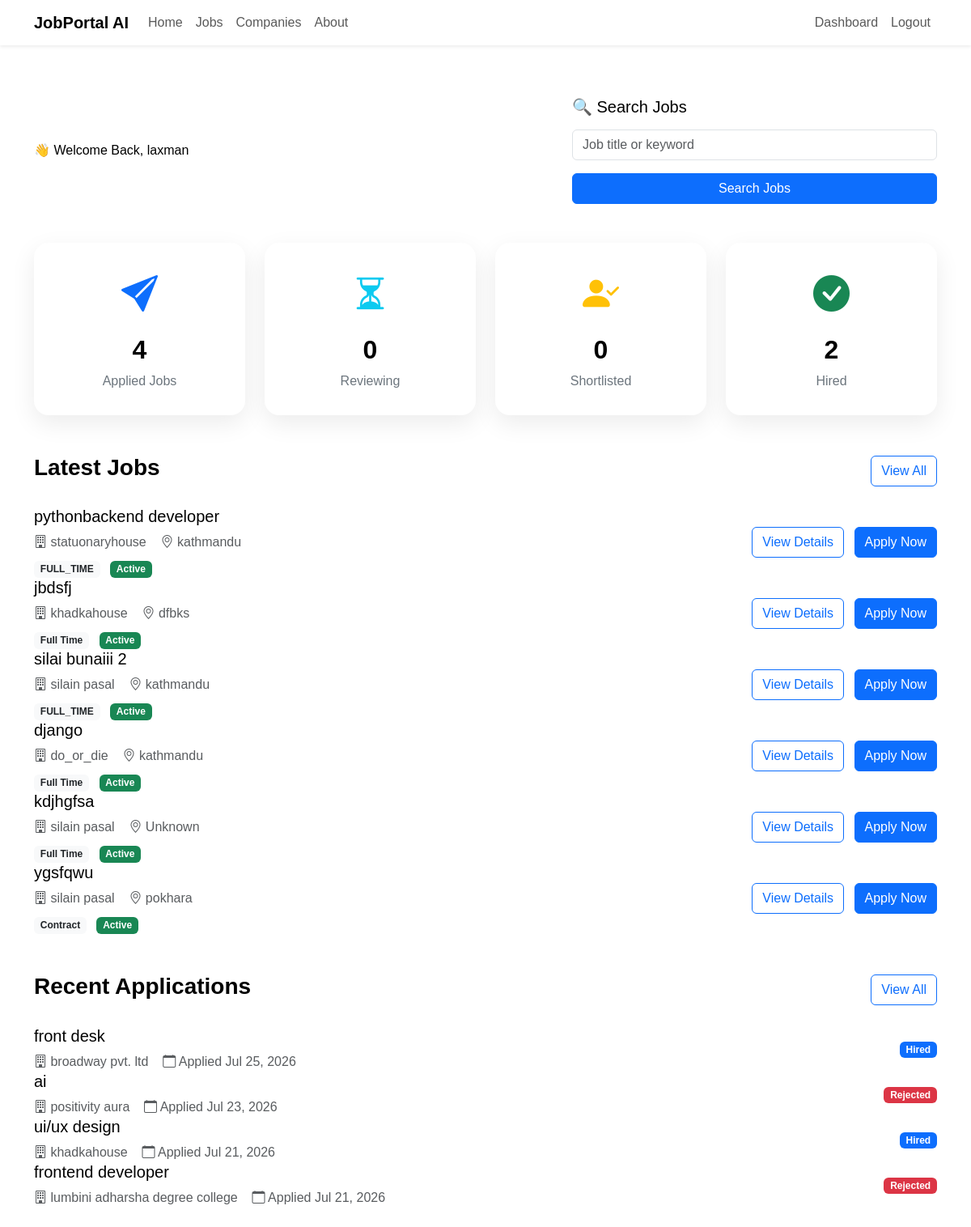
The app's page /applications/dashboard/ (signed in), older data.
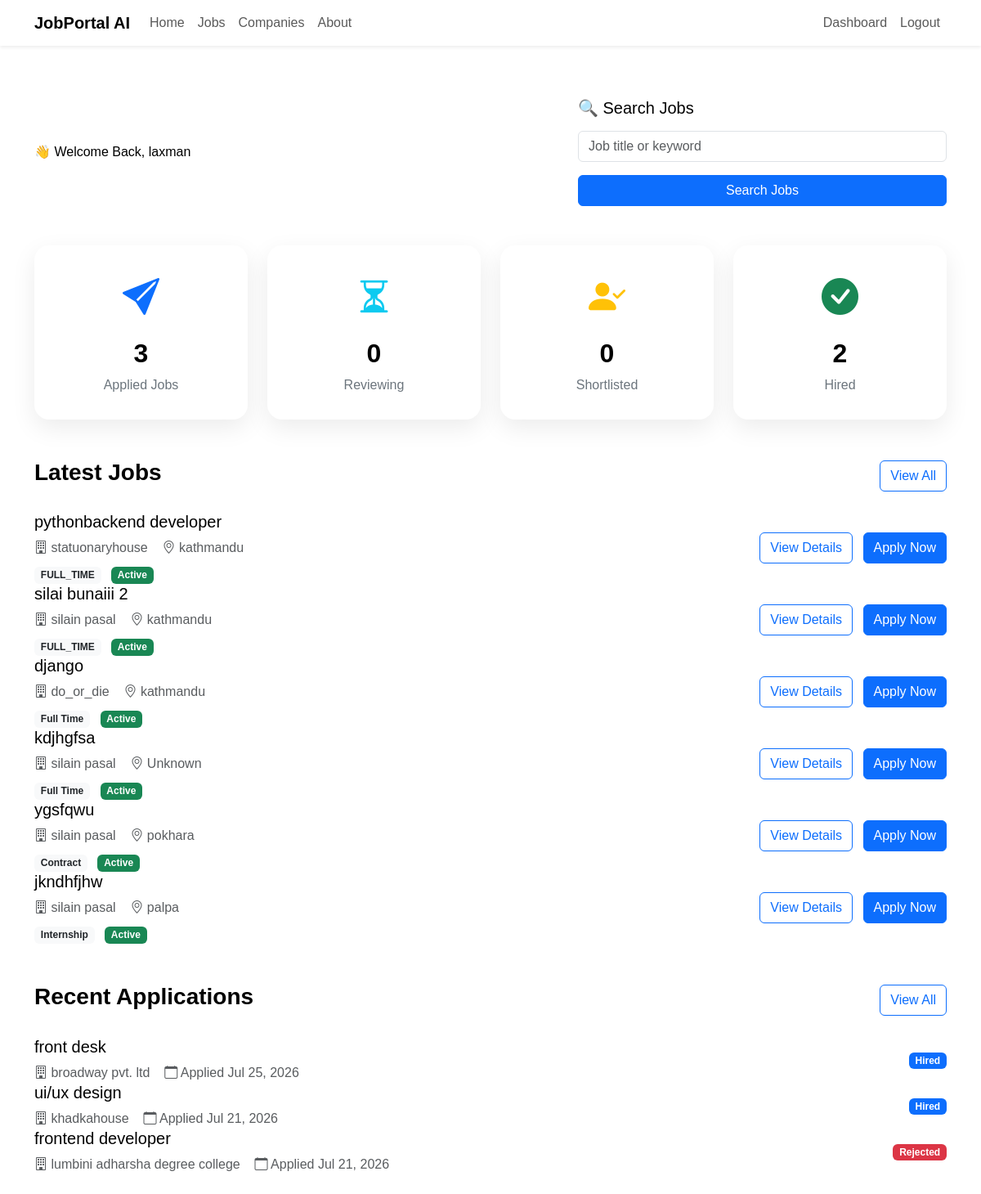
The same page, newer data.
### jobs/models.py (models this page shows, shortened)
class Job(models.Model):
    class EmploymentType(models.TextChoices):
        FULL_TIME = "Full Time"
        PART_TIME = "Part Time"
        INTERNSHIP = "Internship"
        CONTRACT = "Contract"
    class ExperienceLevel(models.TextChoices):
        ENTRY =  "Entry Level"
        MID =  "Mid Level"
        SENIOR = "Senior Level"
    company = models.ForeignKey(Company,on_delete=models.CASCADE,related_name="jobs")
    title = models.CharField(max_length=200)
    slug = models.SlugField(unique=True,blank=True)
    description = models.TextField()
    location = models.CharField(max_length=150)
    employment_type = models.CharField(max_length=20,choices=EmploymentType.choices)
    experience_level = models.CharField( max_length=20, choices=ExperienceLevel.choices )
    salary_min = models.PositiveIntegerField()
    salary_max = models.PositiveIntegerField()
    vacancies = models.PositiveIntegerField(default=1)
    deadline = models.DateField()
    is_active = models.BooleanField(default=True)
    created_at = models.DateTimeField(auto_now_add=True)
    updated_at = models.DateTimeField(auto_now=True)

### companies/models.py (models this page shows, shortened)
class Company(models.Model):
    owner = models.OneToOneField(settings.AUTH_USER_MODEL,on_delete=models.CASCADE,related_name="company")
    company_name = models.CharField(max_length=200)
    slug = models.SlugField(unique=True, blank=True)
    logo = models.ImageField( upload_to="company_logos/", blank=True, null=True)
    description = models.TextField()
    website = models.URLField(blank=True)
    email = models.EmailField()
    phone = models.CharField(max_length=20)
    address = models.TextField()
    location = models.CharField(max_length=255)
    city = models.CharField(max_length=100)
    country = models.CharField(max_length=100)
    established_date = models.DateField()
    employee_count = models.PositiveIntegerField()
    created_at = models.DateTimeField(auto_now_add=True)
    updated_at = models.DateTimeField(auto_now=True)

### applications/models.py (models this page shows, shortened)
class Application(models.Model):
    applicant = models.ForeignKey( settings.AUTH_USER_MODEL, on_delete=models.CASCADE, related_name="applications" )
    job = models.ForeignKey( Job, on_delete=models.CASCADE,related_name="applications")
    resume = models.FileField( upload_to="resumes/")
    cover_letter = models.TextField( blank=True)
    status = models.CharField( max_length=20,choices=Applicationstatus.choices,default=Applicationstatus.PENDING )
    applied_at = models.DateTimeField(auto_now_add=True)
    first_name = models.CharField(max_length=100, default="")
    last_name = models.CharField(max_length=100, default="")
    location = models.CharField(max_length=100, default="")
    class Meta:
        ordering = ["-applied_at"]
        unique_together = ("applicant", "job")

### applications/views.py (the view)
# urls.py: path("dashboard/",views.applicant_dashboard,name="applicant-dashboard" ),
@login_required
def applicant_dashboard(request):
    if request.user.role != "APPLICANT":
        return redirect("dashboard")
    applied_jobs = Application.objects.filter(applicant=request.user).count()
    interview_jobs = Application.objects.filter(applicant=request.user,status=Applicationstatus.SHORTLISTED).count()
    accepted_jobs = Application.objects.filter(applicant=request.user,status=Applicationstatus.HIRED ).count()
    recent_applications = Application.objects.filter(applicant=request.user )[:5]
    recommended_jobs = Job.objects.filter(is_active=True).exclude( applications__applicant=request.user )[:6]
    reviewing_jobs = Application.objects.filter(applicant=request.user,status=Applicationstatus.REVIEWING).count()
    context = {
    "applied_jobs": applied_jobs,
    "reviewing_jobs": reviewing_jobs,
    "interview_jobs": interview_jobs,
    "accepted_jobs": accepted_jobs,
    "recommended_jobs": recommended_jobs,
    "recent_applications": recent_applications,
}
    return render(request,"applications/applicant_dashboard.html",context )

### templates/applications/applicant_dashboard.html (shortened to what the changed rows need)
{% extends "dashboard_base.html" %}
{% load static %}
{% block content %}
<div class="container py-4">
    <section class="mb-5">
        <div class="row g-4">
            <div class="col-lg-3 col-md-6">
                <div class="dashboard-card">
                    <i class="bi bi-send-fill stat-icon text-primary"></i>
                    <h2>{{ applied_jobs }}</h2>
                    <p>Applied Jobs</p>
                </div>
            </div>
            <div class="col-lg-3 col-md-6">
                <div class="dashboard-card">
                    <h2>{{ reviewing_jobs }}</h2>
                </div>
            </div>
            <div class="col-lg-3 col-md-6">
                <div class="dashboard-card">
                    <h2>{{ interview_jobs }}</h2>
                </div>
            </div>
            <div class="col-lg-3 col-md-6">
                <div class="dashboard-card">
                    <h2>{{ accepted_jobs }}</h2>
                </div>
            </div>
        </div>
    </section>
    <section>
        {% for job in recommended_jobs %}
        <div class="job-card">
            <div class="row align-items-center">
                <div class="col-lg-8">
                    <h5 class="mb-2">
                        {{ job.title }}
                    </h5>
                    <p class="text-muted mb-2">
                        <i class="bi bi-building"></i>
                        {{ job.company.company_name }}
                        <i class="bi bi-geo-alt"></i>
                        {{ job.location }}
                    </p>
                    <div>
                        <span class="badge bg-light text-dark">
                            {{ job.get_employment_type_display }}
                        </span>
                        <span class="badge bg-success ms-2">
                            Active
                        </span>
                    </div>
                </div>
                <div class="col-lg-4 text-lg-end mt-3 mt-lg-0">
                    <a href="{% url 'job-detail' job.pk %}"
                       class="btn btn-outline-primary me-2">
                        View Details
                    </a>
                    <a href="{% url 'apply-job' job.pk %}"
                       class="btn btn-primary">
                        Apply Now
                    </a>
                </div>
            </div>
        </div>
       {% endfor %}
    </section>
    <section class="mt-5">
        {% for application in recent_applications %}
        <div class="job-card">
            <div class="row align-items-center">
                <div class="col-lg-8">
                    <h5 class="mb-2">
                        {{ application.job.title }}
                    </h5>
                    <p class="text-muted mb-0">
                        <i class="bi bi-building"></i>
                        {{ application.job.company.company_name }}
                        <i class="bi bi-calendar"></i>
                        Applied {{ application.applied_at|date:"M d, Y" }}
                    </p>
                </div>
                <div class="col-lg-4 text-lg-end mt-3 mt-lg-0">
                    {% if application.status == "Pending" %}
                        <span class="badge bg-warning">{{ application.status }}</span>
                    {% elif application.status == "Reviewing" %}
                        <span class="badge bg-info">{{ application.status }}</span>
                    {% elif application.status == "Shortlisted" %}
                        <span class="badge bg-success">{{ application.status }}</span>
                    {% elif application.status == "Hired" %}
                        <span class="badge bg-primary">{{ application.status }}</span>
                    {% elif application.status == "Rejected" %}
                        <span class="badge bg-danger">{{ application.status }}</span>
                    {% endif %}
                </div>
            </div>
        </div>
        {% endfor %}
    </section>
</div>
{% endblock %}

Row changes from the older to the newer data that the page shows:
no longer on this page (row edited): Job: title "jbdsfj", company.company_name "khadkahouse", location "dfbks", employment_type "Full Time"
removed Application: job "ai", job.company.company_name "positivity aura", applied_at "Jul 23, 2026", status "Rejected"
now on this page (row unchanged): Job: title "jkndhfjhw", company.company_name "silain pasal", location "palpa", employment_type "Internship"
Text that changed along with them:
{{ applied_jobs }}: "4" → "3"
